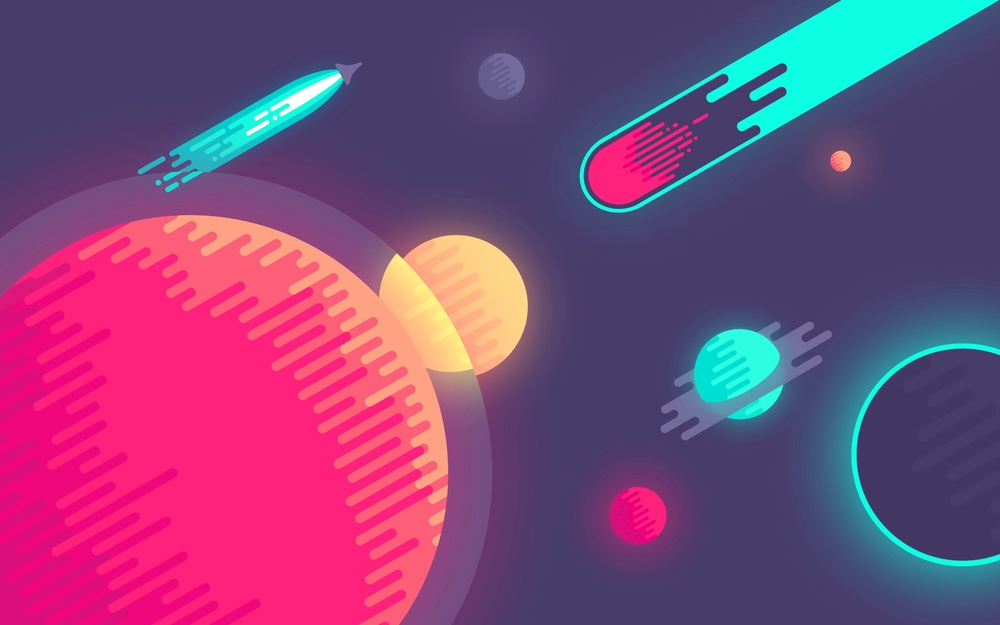
#> input picture test.jpg, 1000 x 625 px, shrunk from 2880 x 1800 before the run
$ python Japanify.py
#> lines starting #> are read from the running program, lines starting #| are printed output that depends on the picture
#! /usr/bin/python
import Image

#Created by vvdr12
#Fully open license.  Have fun.
#change threshold value in 'def contrastpoints' for higher/lower line density.
#put a 'test.jpg' file in the same folder as the code.

#_functions______________________________________________

def contrastpoints(x,j,img):
	threshold=20
	contrast=[]
	i=0
	l2=1
	while l2==1:

		r1=img[i,j][0]
		b1=img[i,j][1]
		g1=img[i,j][2]
		ave1=((r1+b1+g1)/3)

		r2=img[(i+1),j][0]
		b2=img[(i+1),j][1]
		g2=img[(i+1),j][2]
		ave2=((r2+b2+g2)/3)

		r3=img[(i+2),j][0]
		b3=img[(i+2),j][1]
		g3=img[(i+2),j][2]
		ave3=((r3+b3+g3)/3)

		r4=img[(i+3),j][0]
		b4=img[(i+3),j][1]
		g4=img[(i+3),j][2]
		ave4=((r4+b4+g4)/3)

		if abs(ave2-ave1)>threshold:
			if abs(ave1-ave3)>(threshold/2):
				contrast.append(i)

		i=i+1
		if i==(x-3):
			l2=0
	return contrast

#_Page_Setup____________________________________________

source = Image.open("test.jpg")
#> source is the input picture: PIL image 1000x625 RGB; mean R, G, B 126.8, 73.6, 120.8
img = source.load()
print(source.format)
#| JPEG
print(source.size)
#| (1000, 625)
print(source.mode)
#| RGB

x = source.size[0]
#> x = 1000
y = source.size[1]
#> y = 625


#_______________________________________________________


i=0
j=0#set to 500 for short test run
k=0
l=0
m=0 #contrast func
l1=1
contrast=contrastpoints(x,j,img) #contrast func
#> contrast = [839, 840]
print("\n", j, "/", y)
#|  0 / 625
while (l1==1):

	if len(contrast)>m: #contrast func
		if i>=contrast[m]:
			img[i,j]=(0,0,0)
			m=m+1

	i=i+1
	if i==(x-1):
		contrast=contrastpoints(x,j,img) #contrast func
		m=0 #contrast func
		i=0

		k=k+1
		if k==1:
			k=0

			j=j+1
			print(j, "/",y)
			if j==y: #set to 510 for short test run
				l1=0
#> this loop made 624375 passes
#> contrast on passes 999, 1998, 2997, 3996: [838, 840], [837, 839, 840, 995, 996], [836, 838, 840, 993, 994, 996], [834, 835, 840, 992, 996]
#> after the loop, contrast = 158 values from 73 to 996; i = 0; j = 625; k = 0; l1 = 0; m = 0


source.save("japanify.png")
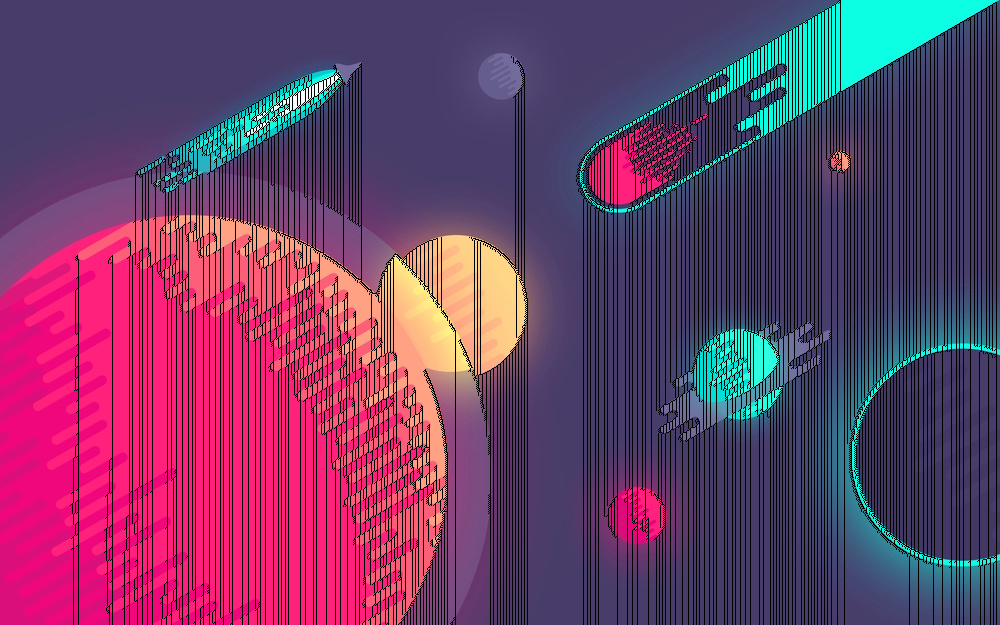
#> saved as japanify.png: PIL image 1000x625 RGB; mean R, G, B 108, 61.5, 102.1
